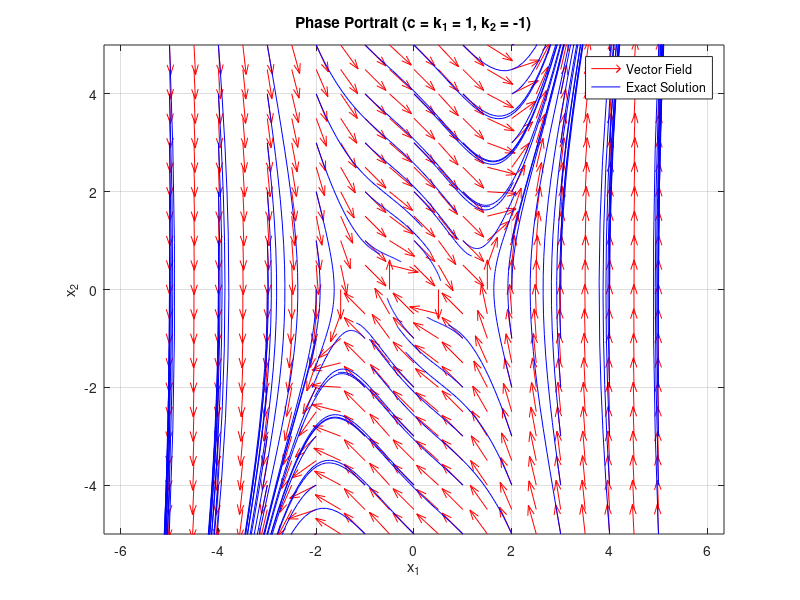

MATLAB code for this plot:
%% AME-552

% HW1 Problem 2 Part (c)

% Draw a phase portrait of the following system:
% dx1 = x2
% dx2 = -c*x2 - k1*x1 - k2*x1^3
% c > 0, k1 > 0, k2 < 0

%% Clear

clear, clc, close all;

%% Program Execution

% Constants
c = 1; k1 = 1; k2 = -1;

% Define the system
f = @(x1, x2) x2;               
g = @(x1, x2) -c*x2 - k1*x1 - k2*x1.^3;

% Define the grid
[x1, x2] = meshgrid(-5: 0.5: 5, -5: 0.5: 5);

% Calculate vector field
dx1 = f(x1, x2);
dx2 = g(x1, x2);

% Normalize the vector field for better visualization
magnitude = sqrt(dx1.^2 + dx2.^2);
dx1 = dx1 ./ magnitude;
dx2 = dx2 ./ magnitude;

% Plot the vector field
figure;
quiver(x1, x2, dx1, dx2, 'r');    % Quiver plot
hold on;

% Plot trajectories using ode45
for x0 = -5:1:5                 % Initial conditions
    for y0 = -5:1:5
        [T, Y] = ode45(@(t, y) [f(y(1), y(2)); g(y(1), y(2))], [0, 1], [x0, y0]);
        plot(Y(:,1), Y(:,2), 'b'); % Trajectories
    end
end

% Label the axes
xlabel('x_1');
ylabel('x_2');
title('Phase Portrait (c = k_1 = 1, k_2 = -1)');
legend('Vector Field', 'Exact Solution');
ylim([-5 5]);
axis equal;
grid on;
hold off;
